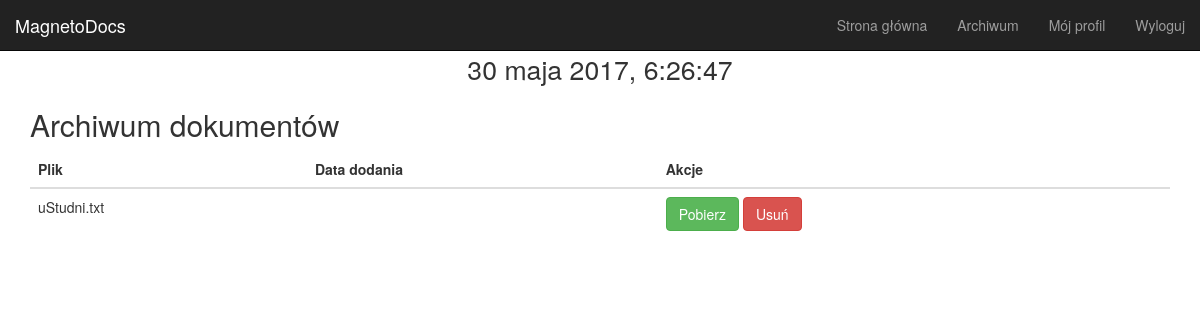
The page /archives/ (signed in) on the database as committed earlier.
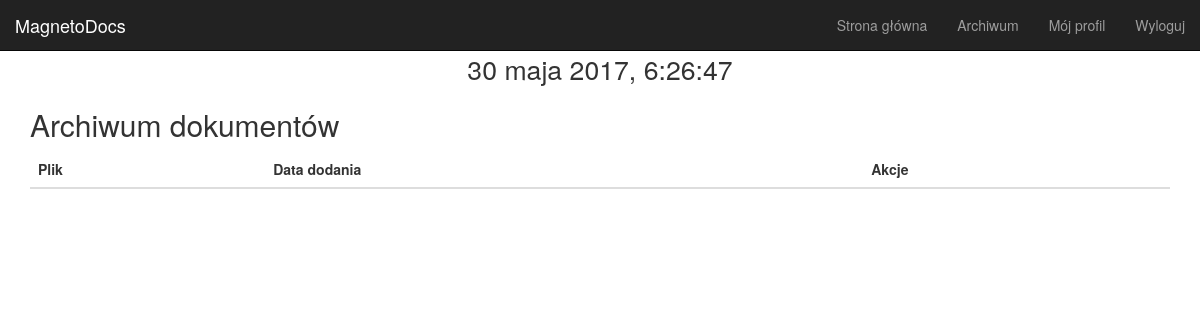
The same page on the database as committed later.
### main_app/models.py (models this page shows)
class Documents(models.Model):
    owner = models.ForeignKey(User, on_delete=models.CASCADE, verbose_name="właściciel")
    file = models.FileField(upload_to=user_directory_path, verbose_name="plik")
    timestamp = models.DateTimeField(default=timezone.now)
    hash = models.CharField(max_length=64, unique=True, db_index=True)
    def filename(self):
        return os.path.basename(self.file.name)

### main_app/views.py (the view)
# urls.py: url(r'^archives/$', views.archives, name='archives'),
@login_required
def archives(request):
    docs = Documents.objects.filter(owner=request.user)
    data = {
        "docs": docs,
        "user": request.user,
        "MEDIA_URL": MEDIA_URL
    }
    return render(request, 'main_app/archives.html', data)

### main_app/templates/main_app/archives.html
{% extends 'main_app/base.html' %}
{% block middle %}
    <div class="row">
        <div class="container">
            <h2>Archiwum dokumentów</h2>
                <table class="table table-hover">
                    <thead>
                        <tr>
                            <th>Plik</th>
                            <th>Data dodania</th>
                            <th>Akcje</th>
                        </tr>
                    </thead>
                    <tbody>
                        {% for doc in docs %}
                            <tr>
                                <td>{{ doc.filename }}</td>
                                <td>{{ doc.date }}</td>
                                <td>
                                    <a href="{{ MEDIA_URL }}{{ doc.file.name }}" class="btn btn-success">Pobierz</a>
                                    <a href="{% url 'main_app:delete_file' doc.id %}" class="btn btn-danger">Usuń</a>
                                </td>
                            </tr>
                        {% endfor %}
                    </tbody>
                </table>
        </div>
    </div>
{% endblock %}

### main_app/templates/main_app/base.html (shortened to what this page needs)
<!DOCTYPE html>
<html>
<head>
    <link rel="stylesheet" href="https://maxcdn.bootstrapcdn.com/bootstrap/3.3.7/css/bootstrap.min.css">
    {% load static %}
    <link href="{% static 'main_app/css/base.css' %}" rel="stylesheet">
</head>
<body onload="startTime()">
    <nav class="navbar navbar-default navbar-inverse navbar-fixed-top">
        <div class="container-fluid">
            <div class="navbar-header">
                <a class="navbar-brand" href="{% url 'main_app:start_page' %}">MagnetoDocs</a>
            </div>
            <div id="navbar" class="navbar-collapse collapse">
                {% if user.is_authenticated %}
                    <ul class="nav navbar-nav navbar-right">
                            <li><a href="{% url 'main_app:start_page' %}">Strona główna</a></li>
                            <li><a href="{% url 'main_app:archives' %}">Archiwum</a></li>
                            <li><a href="{% url 'user_account:user_profile' %}">Mój profil</a></li>
                            <li><a href="{% url 'user_account:logout_view' %}">Wyloguj</a></li>
                    </ul>
                {% else %}
                    <ul class="nav navbar-nav navbar-right">
                        <li data-toggle="modal" data-target="#login"><a href="#">Logowanie</a></li>
                        <li data-toggle="modal" data-target="#register"><a href="#">Rejestracja</a></li>
                    </ul>
                {% endif %}
            </div>
        </div>
    </nav>
<div class="container-fluid">
    <div class="row">
        <div class="text-center">
            <div id="clock" style="font-size: 20pt;"></div>
        </div>
    </div>
    {% block middle %}
    {% endblock %}
</div>
</body>
</html>

### main_app/static/main_app/css/base.css (style rules this page uses)
body { padding-top: 50px; background-color: rgba(255, 255, 255, 0); }

Rows that differ between the two databases and show on the page:
removed Documents: filename "uStudni.txt"
